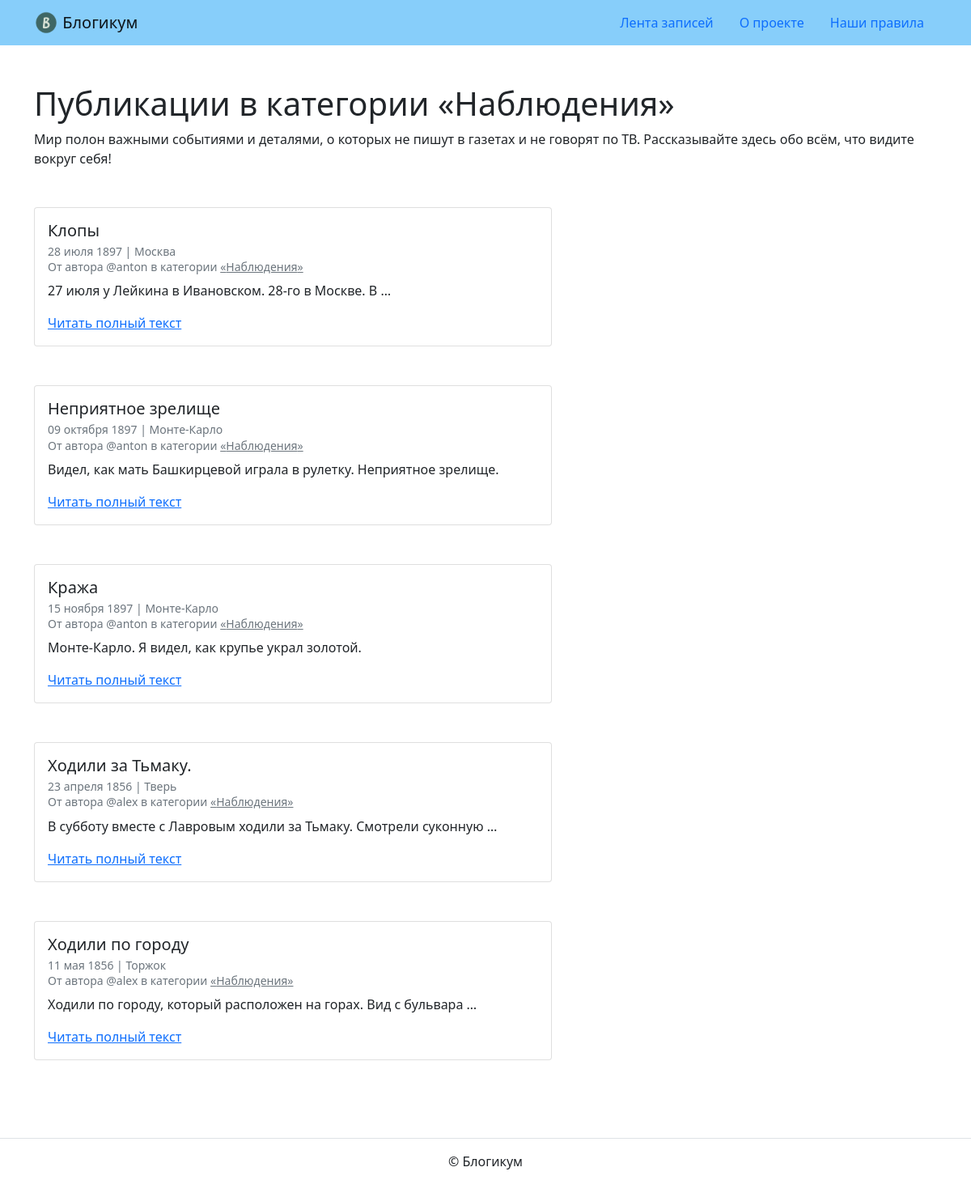
The page /category/details/ on the database its author committed.
### blog/models.py (models this page shows)
class BaseCreationModel(models.Model):
    is_published = models.BooleanField(
        default=True,
        verbose_name='Опубликовано',
        help_text='Снимите галочку, чтобы скрыть публикацию.'
    )
    created_at = models.DateTimeField(
        auto_now_add=True,
        verbose_name='Добавлено'
    )
    class Meta:
        abstract = True

class Category(BaseCreationModel):
    title = models.CharField(
        max_length=256,
        verbose_name='Заголовок'
    )
    description = models.TextField(verbose_name='Описание')
    slug = models.SlugField(
        unique=True,
        verbose_name='Идентификатор',
        help_text=('Идентификатор страницы для URL; '
                   'разрешены символы латиницы, цифры, дефис и подчёркивание.')
    )
    class Meta:
        verbose_name = 'категория'
        verbose_name_plural = 'Категории'

class Post(BaseCreationModel):
    objects = models.Manager()
    published = PostManager()
    title = models.CharField(
        max_length=256,
        verbose_name='Заголовок'
    )
    text = models.TextField(verbose_name='Текст')
    pub_date = models.DateTimeField(
        verbose_name='Дата и время публикации',
        help_text=('Если установить дату и время в будущем — '
                   'можно делать отложенные публикации.'),
    )
    author = models.ForeignKey(
        User,
        related_name='posts',
        on_delete=models.CASCADE,
        verbose_name='Автор публикации',
    )
    location = models.ForeignKey(
        Location,
        on_delete=models.SET_NULL,
        null=True,
        blank=True,
        verbose_name='Местоположение',
    )
    category = models.ForeignKey(
        Category,
        related_name='posts',
        on_delete=models.SET_NULL,
        null=True,
        verbose_name='Категория',
    )
    class Meta:
        verbose_name = 'публикация'
        verbose_name_plural = 'Публикации'

class Location(BaseCreationModel):
    name = models.CharField(
        max_length=256,
        verbose_name='Название места'
    )
    class Meta:
        verbose_name = 'местоположение'
        verbose_name_plural = 'Местоположения'

### blog/views.py (the view)
def category_posts(request, category_slug):
    category = get_object_or_404(
        Category,
        slug=category_slug,
        is_published=True,
    )
    post_list = category.posts(manager='published').select_related(
        'author',
        'location',
    )
    context = {
        'category': category,
        'post_list': post_list,
    }
    return render(
        request,
        'blog/category.html',
        context=context,
    )

### blog/models.py (called while the page is built)
    def published(self):
        return self.filter(
            is_published=True,
            pub_date__lt=timezone.now(),
            category__is_published=True
        )

    def get_queryset(self):
        return PostQueryset(self.model).published().select_related(
            'author',
            'location',
            'category',
        )

### templates/blog/category.html (shortened to what this page needs)
{% extends "base.html" %}
{% block content %}
<h1>Публикации в категории «{{ category.title }}»</h1>
<p class="mb-5">{{ category.description }}</p>
{% for post in post_list %}
  <article class="mb-5">
    {% include "includes/post_card.html" %}
  </article>
{% endfor %}
{% endblock %}

### templates/includes/post_card.html
<div class="card" style="width: 40rem;">
  <div class="card-body">
    <h5 class="card-title">{{ post.title }}</h5>
    <h6 class="card-subtitle mb-2 text-muted">
      <small>
        {{ post.pub_date|date:"d E Y" }} | {% if post.location and post.location.is_published %}{{ post.location.name }}{% else %}Планета Земля{% endif %}<br>
        От автора @{{ post.author.username }} в категории {% include "includes/category_link.html" %}
      </small>
    </h6>
    <p class="card-text">{{ post.text|truncatewords:10 }}</p>
    <a href="{% url 'blog:post_detail' post.id %}" class="card-link">Читать полный текст</a>
  </div>
</div>

### templates/includes/category_link.html
<a class="text-muted" href="{% url 'blog:category_posts' post.category.slug %}">
  «{{ post.category.title }}»
</a>

### rows shown on the page
Category: title "Наблюдения", description "Мир полон важными событиями и деталями, о которых не пишут в газетах и не говорят по ТВ. Рассказывайте здесь обо всём, что видите вокруг себя!"
Post: title "Клопы", pub_date "28 июля 1897", location.name "Москва", author.username "anton", category "Наблюдения", text "27 июля у Лейкина в Ивановском. 28-го в Москве. В …"
Post: title "Неприятное зрелище", pub_date "09 октября 1897", location.name "Монте-Карло", author.username "anton", category "Наблюдения", text "Видел, как мать Башкирцевой играла в рулетку. Неприятное зрелище."
Post: title "Кража", pub_date "15 ноября 1897", location.name "Монте-Карло", author.username "anton", category "Наблюдения", text "Монте-Карло. Я видел, как крупье украл золотой."
Post: title "Ходили за Тьмаку.", pub_date "23 апреля 1856", location.name "Тверь", author.username "alex", category "Наблюдения", text "В субботу вместе с Лавровым ходили за Тьмаку. Смотрели суконную …"
Post: title "Ходили по городу", pub_date "11 мая 1856", location.name "Торжок", author.username "alex", category "Наблюдения", text "Ходили по городу, который расположен на горах. Вид с бульвара …"
